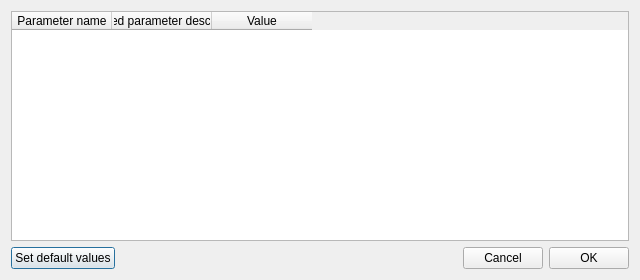
<?xml version="1.0" encoding="UTF-8"?>
<ui version="4.0">
 <class>modelParameterTab</class>
 <widget class="QDialog" name="modelParameterTab">
  <property name="geometry">
   <rect>
    <x>0</x>
    <y>0</y>
    <width>640</width>
    <height>280</height>
   </rect>
  </property>
  <property name="windowTitle">
   <string>Change model parameters</string>
  </property>
  <property name="windowIcon">
   <iconset resource="../../MUSEN/QT_GUI/qt_gui.qrc">
    <normaloff>:/QT_GUI/Resources/MUSEN_Ico.png</normaloff>:/QT_GUI/Resources/MUSEN_Ico.png</iconset>
  </property>
  <layout class="QVBoxLayout" name="verticalLayout">
   <item>
    <layout class="QVBoxLayout" name="mainLayout">
     <item>
      <widget class="CQtTable" name="parametersTable">
       <attribute name="verticalHeaderVisible">
        <bool>false</bool>
       </attribute>
       <column>
        <property name="text">
         <string>Parameter name</string>
        </property>
       </column>
       <column>
        <property name="text">
         <string>Detailed parameter description</string>
        </property>
       </column>
       <column>
        <property name="text">
         <string>Value</string>
        </property>
       </column>
      </widget>
     </item>
     <item>
      <layout class="QHBoxLayout" name="horizontalLayout">
       <item>
        <widget class="QPushButton" name="setDefault">
         <property name="text">
          <string>Set default values</string>
         </property>
        </widget>
       </item>
       <item>
        <spacer name="horizontalSpacer">
         <property name="orientation">
          <enum>Qt::Horizontal</enum>
         </property>
         <property name="sizeHint" stdset="0">
          <size>
           <width>40</width>
           <height>20</height>
          </size>
         </property>
        </spacer>
       </item>
       <item>
        <widget class="QPushButton" name="cancelButton">
         <property name="text">
          <string>Cancel</string>
         </property>
        </widget>
       </item>
       <item>
        <widget class="QPushButton" name="applyButton">
         <property name="text">
          <string>OK</string>
         </property>
        </widget>
       </item>
      </layout>
     </item>
    </layout>
   </item>
  </layout>
 </widget>
 <customwidgets>
  <customwidget>
   <class>CQtTable</class>
   <extends>QTableWidget</extends>
   <header>QtTable.h</header>
  </customwidget>
 </customwidgets>
 <tabstops>
  <tabstop>parametersTable</tabstop>
  <tabstop>setDefault</tabstop>
  <tabstop>cancelButton</tabstop>
  <tabstop>applyButton</tabstop>
 </tabstops>
 <resources>
  <include location="../../MUSEN/QT_GUI/qt_gui.qrc"/>
 </resources>
 <connections>
  <connection>
   <sender>cancelButton</sender>
   <signal>clicked()</signal>
   <receiver>modelParameterTab</receiver>
   <slot>close()</slot>
   <hints>
    <hint type="sourcelabel">
     <x>268</x>
     <y>558</y>
    </hint>
    <hint type="destinationlabel">
     <x>266</x>
     <y>575</y>
    </hint>
   </hints>
  </connection>
 </connections>
</ui>
